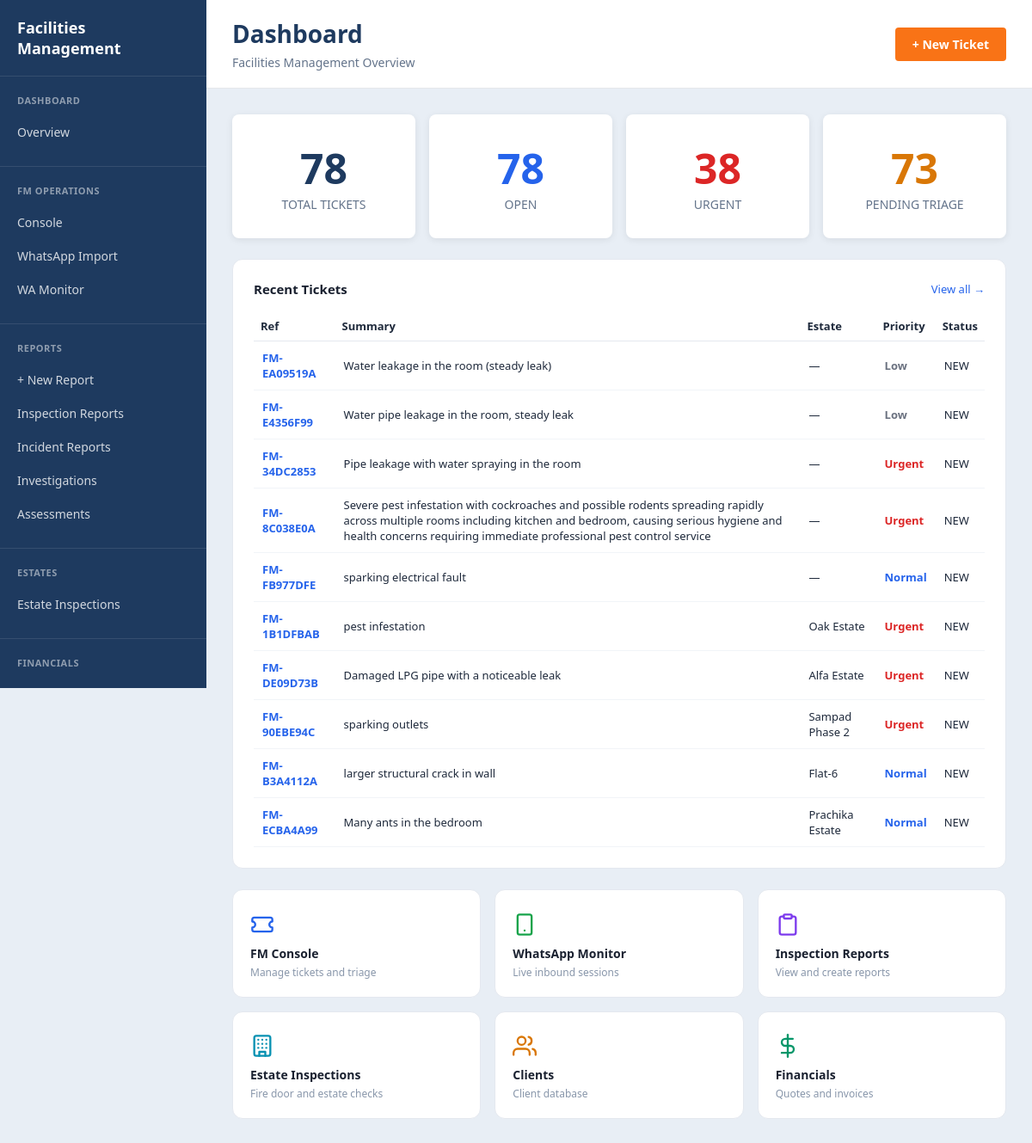
Page /ops/dashboard on the earlier database version.
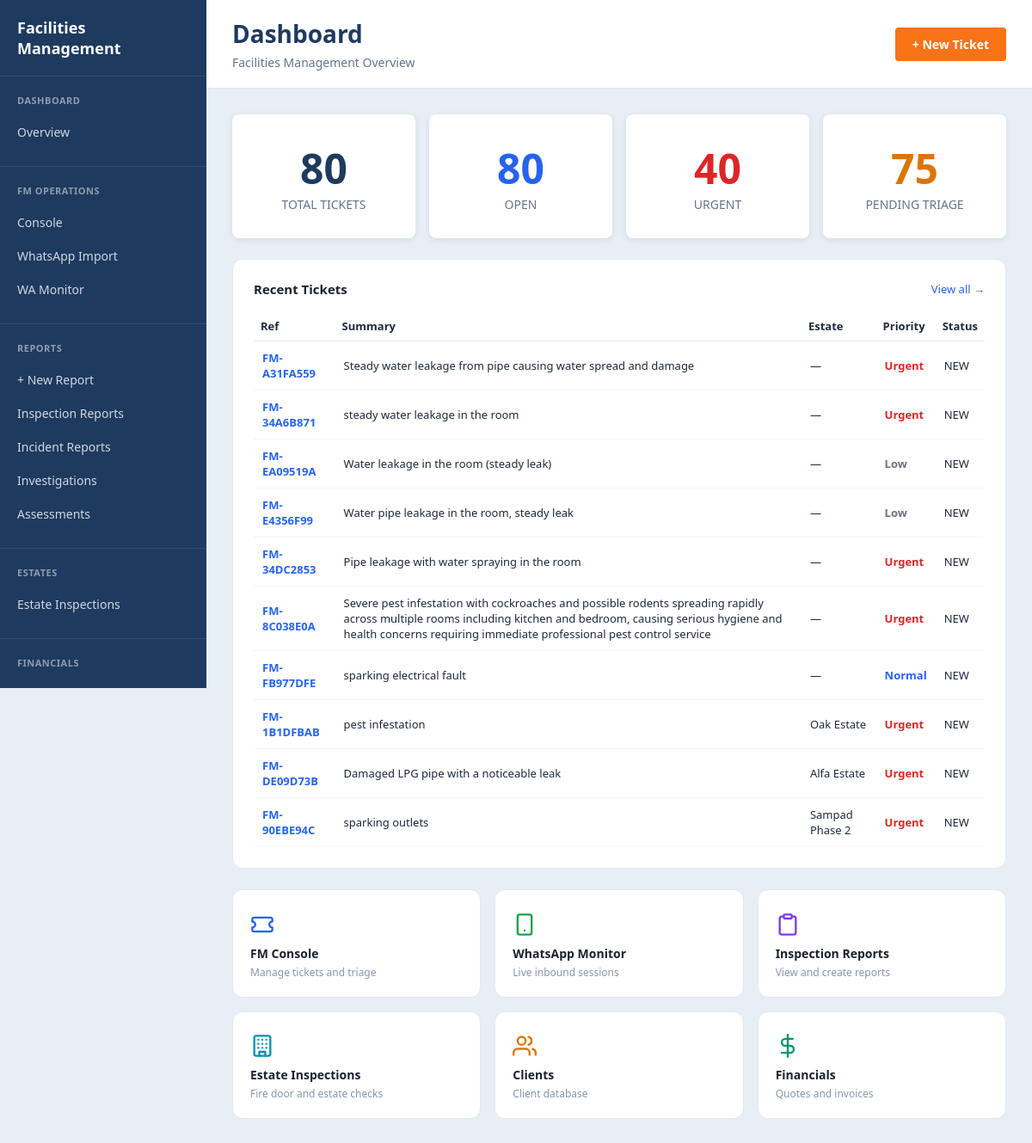
Same page on the later database version.
### tables this page shows
CREATE TABLE fm_tickets (
    id          INTEGER PRIMARY KEY AUTOINCREMENT,
    ref         TEXT NOT NULL UNIQUE,          -- FM-DDMMYY-XXXXX
    estate      TEXT NOT NULL DEFAULT '',
    unit        TEXT NOT NULL DEFAULT '',
    customer    TEXT NOT NULL DEFAULT '',
    source      TEXT NOT NULL DEFAULT 'webchat'
                    CHECK(source IN ('webchat','whatsapp','whatsapp_json','system','manual')),
    priority    TEXT NOT NULL DEFAULT 'normal'
                    CHECK(priority IN ('urgent','normal','low')),
    category    TEXT NOT NULL DEFAULT 'general'
                    CHECK(category IN ('general','electrical','plumbing','hvac',
                                       'security','carpentry','cleaning','painting','pest_control')),
    status      TEXT NOT NULL DEFAULT 'NEW'
                    CHECK(status IN ('NEW','TRIAGED','ASSIGNED','IN_PROGRESS',
                                     'WAITING_CUSTOMER','BLOCKED','DONE','CANCELLED')),
    assignee    TEXT DEFAULT '',
    summary     TEXT NOT NULL DEFAULT '',
    materials   TEXT DEFAULT '',
    location_note TEXT DEFAULT '',
    created_at  TIMESTAMP DEFAULT CURRENT_TIMESTAMP,
    updated_at  TIMESTAMP DEFAULT CURRENT_TIMESTAMP
);

### app.py (the view)
@app.route('/ops')
@app.route('/ops/dashboard')
def ops_overview():
    conn = get_engine_db()
    total = conn.execute(
        "SELECT COUNT(*) FROM fm_tickets"
    ).fetchone()[0]
    open_tickets = conn.execute("""
        SELECT COUNT(*) FROM fm_tickets
        WHERE status NOT IN ('DONE','CANCELLED')
    """).fetchone()[0]
    urgent = conn.execute("""
        SELECT COUNT(*) FROM fm_tickets
        WHERE priority='urgent'
    """).fetchone()[0]
    pending = conn.execute("""
        SELECT COUNT(*) FROM fm_tickets
        WHERE status='NEW'
    """).fetchone()[0]
    recent = conn.execute("""
        SELECT ref, estate, unit, customer, priority, status, summary, created_at
        FROM fm_tickets
        ORDER BY created_at DESC
        LIMIT 10
    """).fetchall()
    conn.close()
    kpis = {
    "total": total,
    "open": open_tickets,
    "urgent": urgent,
    "pending_triage": pending
    }
    return render_template(
    "dashboard.html",
    kpis=kpis,
    recent_tickets=recent
    )

### app.py (called while the page is built)
def get_engine_db():
    import os
    import sqlite3
    db_path = os.path.join(os.path.dirname(__file__), "engine.db")
    print("DB PATH:", db_path)
    conn = sqlite3.connect(db_path)
    conn.row_factory = sqlite3.Row
    return conn

### templates/dashboard.html (shortened to what the changed rows need)
{% extends "layouts/app.html" %}
{% block topbar %}
<div class="topbar-title">
    <h1>Dashboard</h1>
</div>
{% endblock %}
{% block content %}
<div id="fm-overview-dashboard" style="padding:0;">
<div class="dashboard-grid" style="display:grid;grid-template-columns:repeat(4,1fr);gap:16px;margin-bottom:24px;">
<div class="stat-card">
<div class="stat-value">{{ kpis.total }}</div>
<div class="stat-label">Total Tickets</div>
</div>
<div class="stat-card">
<div class="stat-value" style="color:#2563eb">{{ kpis.open }}</div>
<div class="stat-label">Open</div>
</div>
<div class="stat-card">
<div class="stat-value" style="color:#dc2626">{{ kpis.urgent }}</div>
<div class="stat-label">Urgent</div>
</div>
<div class="stat-card">
<div class="stat-value" style="color:#d97706">{{ kpis.pending_triage }}</div>
<div class="stat-label">Pending Triage</div>
</div>
</div>
    <div style="background:#fff;border:1px solid #e4e8ef;border-radius:12px;padding:24px;">
        <div style="display:flex;align-items:center;justify-content:space-between;margin-bottom:16px;">
            <h2 style="font-size:15px;font-weight:600;color:#1a2130;margin:0;">Recent Tickets</h2>
        </div>
        <div id="recent-tickets-list">
            {% if recent_tickets %}
            <table style="width:100%;border-collapse:collapse;font-size:13px;">
                <thead>
                    <tr style="border-bottom:1px solid #e4e8ef;">
                        <th style="text-align:left;padding:8px;">Ref</th>
                        <th style="text-align:left;padding:8px;">Summary</th>
                        <th style="text-align:left;padding:8px;">Estate</th>
                        <th style="text-align:left;padding:8px;">Priority</th>
                        <th style="text-align:left;padding:8px;">Status</th>
                    </tr>
                </thead>
                <tbody>
                {% for t in recent_tickets %}
                <tr style="border-bottom:1px solid #f1f4f8;">
                <td style="padding:10px;">
                <a href="/fm/ticket/{{ t.ref }}"
                style="color:#2563eb;font-weight:600;text-decoration:none;">
                {{ t.ref }}
                </a>
                </td>
                <td style="padding:10px;">{{ t.summary }}</td>
                <td style="padding:10px;">{{ t.estate or "—" }}</td>
                <td style="padding:10px;">
                <span style="
                color:
                {% if t.priority|lower == 'urgent' %}#dc2626
                {% elif t.priority|lower == 'normal' %}#2563eb
                {% else %}#6b7280
                {% endif %};
                font-weight:600;
                text-transform:capitalize;">
                {{ t.priority }}
                </span>
                </td>
                <td style="padding:10px;text-transform:uppercase;">
                {{ t.status }}
                </td>
                </tr>
                {% endfor %}
                </tbody>
            </table>
            {% else %}
            <p style="color:#8896aa;font-size:13px;text-align:center;padding:32px 0;">
                No tickets found
            </p>
            {% endif %}
        </div>
    </div>
</div>
{% endblock %}

Differences in the rows shown:
no longer on this page (row unchanged): fm_tickets: ref "FM-B3A4112A", summary "larger structural crack in wall", estate "Flat-6", priority "Normal", status "NEW"
no longer on this page (row unchanged): fm_tickets: ref "FM-ECBA4A99", summary "Many ants in the bedroom", estate "Prachika Estate", priority "Normal", status "NEW"
added fm_tickets: ref "FM-A31FA559", summary "Steady water leakage from pipe causing water spread and damage", estate "—", priority "Urgent", status "NEW"
added fm_tickets: ref "FM-34A6B871", summary "steady water leakage in the room", estate "—", priority "Urgent", status "NEW"
Other differences:
{{ kpis.total }}: "78" → "80"
{{ kpis.open }}: "78" → "80"
{{ kpis.urgent }}: "38" → "40"
{{ kpis.pending_triage }}: "73" → "75"
